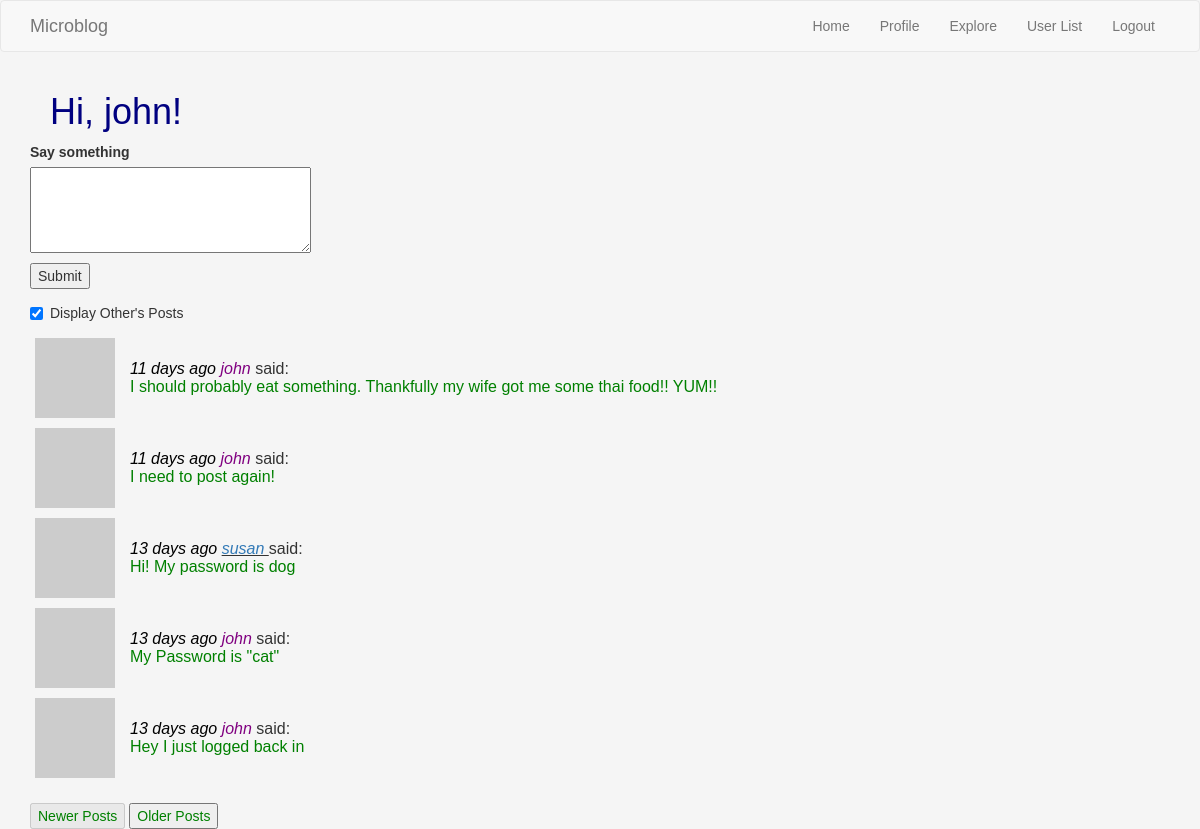
The app's page /index (signed in) with its own data.
### webapp/models.py (models this page shows, shortened)
class User(UserMixin, db.Model):
    id = db.Column(db.Integer, primary_key=True)
    username = db.Column(db.String(64), index=True, unique=True)
    email = db.Column(db.String(120), index=True, unique=True)
    password_hash = db.Column(db.String(128))
    posts = db.relationship('Post', backref='author', lazy='dynamic')
    about_me = db.Column(db.String(140))
    last_seen = db.Column(db.DateTime, default=datetime.utcnow)
    followed = db.relationship(
        'User', secondary=followers,
        primaryjoin=(followers.c.follower_id == id),
        secondaryjoin=(followers.c.followed_id == id),
        backref=db.backref('followers', lazy='dynamic'), lazy='dynamic')
    def followed_posts(self):
        followed = Post.query.join(
            followers, (followers.c.followed_id == Post.user_id)).filter(
            followers.c.follower_id == self.id)
        own = Post.query.filter_by(user_id=self.id)
        return followed.union(own).order_by(Post.timestamp.desc())
    def __repr__(self):
        return '<User {}>'.format(self.username)
    def avatar(self, size):
        digest = md5(self.email.lower().encode('utf-8')).hexdigest()
        return 'https://www.gravatar.com/avatar/{}?d=identicon&s={}'.format(digest, size)

class Post(db.Model):
    id = db.Column(db.Integer, primary_key=True)
    body = db.Column(db.String(140))
    timestamp = db.Column(db.DateTime, index=True, default=datetime.utcnow)
    user_id = db.Column(db.Integer, db.ForeignKey('user.id'))

### webapp/routes.py (the view)
@webapp.route('/', methods=['GET', 'POST'])
@webapp.route('/index', methods=['GET', 'POST'])
@login_required
def index():
    form = PostForm()
    print("form =", id(form), id(form.post))
    print(f"post.data = {form.post.data}")
    if form.validate_on_submit():
        post = Post(body=form.post.data, author=current_user)
        db.session.add(post)
        db.session.commit()
        flash(_('Your post is now live!'))
        return redirect(url_for('index'))
    page, others, max_pages, posts = get_page_list(user=current_user,
                                                   others="yes",
                                                   page=1)
    print("right before render_template:")
    return render_template("index.html",
                           title='Home Page',
                           user=current_user,
                           form=form,
                           page=page,
                           posts=posts,
                           others=others,
                           max_pages=max_pages)

### webapp/forms.py
class PostForm(FlaskForm):
    post = TextAreaField('Say something', validators=[
        DataRequired(), Length(min=1, max=140)])
    submit = SubmitField('Submit')

### webapp/models.py (called while the page is built)
@login.user_loader
def load_user(id):
    return User.query.get(int(id))

### webapp/routes.py (called while the page is built)
@webapp.before_request
def before_request():
    if current_user.is_authenticated:
        current_user.last_seen = datetime.utcnow()
        db.session.commit()

### webapp/templates/index.html (shortened to what this page needs)
{% extends "base.html" %}
{% block app_content %}
    <h1>Hi, {{ current_user.username }}!</h1>
    {% if form %}
        <form action="" method="post">
            <p>
                {{ form.post.label }}<br>
                {{ form.post(cols=32, rows=4) }}<br>
            </p>
            <p>{{ form.submit() }}</p>
        </form>
    {% endif %}
    {% if others and others != "all" %}
        <div class="checkbox">
            <label>
                <input id="others_check" type="checkbox" onclick="othersCheckCallback()">  Display Other's Posts
            </label>
        </div>
    {% endif %}
    {% include '_post_table.html' %}
    <br>
    {% include '_new_old_buttons.html' %}
{% endblock %}

### webapp/templates/_post.html
<tr class="blog">
    <td class="blog"><img src="{{ post.author.avatar(36) }}" alt="Avatar"></td>
    <td class="blog">
            <span class="timestamp">{{ moment(post.timestamp).fromNow() }}</span>
        {% if current_user.username != post.author.username %}
            <span class="blog_name_ref"><a href="{{  url_for('user', username=post.author.username) }}"> {{ post.author.username }} </a></span>
        {% else %}
            <span class="blogname">{{ post.author.username }}</span>
        {% endif %}
        said:
        <br><span class="blogpost"> {{  post.body }}</span></td>
</tr>

### webapp/static/css/mystyle.css (style rules this page uses)
body { background-color: whitesmoke; font-family: Verdana, Arial, Helvetica, sans-serif; }
h1 { color: navy; margin-left: 20px; }
.blog { vertical-align:center }
.blogname { color: purple; font-style: italic; }
.blog_name_ref { font-style: italic; text-decoration: underline; }
tr.blog { border: inherit; }
td.blog { padding: 5px; padding-right: 10px; }
.blogpost { color:green; }
.timestamp { color: black; font-style: italic; }

### records on screen
User: username "john"
Post: timestamp "11 days ago", author.username "john", body "I should probably eat something. Thankfully my wife got me some thai food!! YUM!!"
Post: timestamp "11 days ago", author.username "john", body "I need to post again!"
Post: timestamp "13 days ago", author.username "susan", body "Hi! My password is dog"
Post: timestamp "13 days ago", author.username "john", body "My Password is \"cat\""
Post: timestamp "13 days ago", author.username "john", body "Hey I just logged back in"
